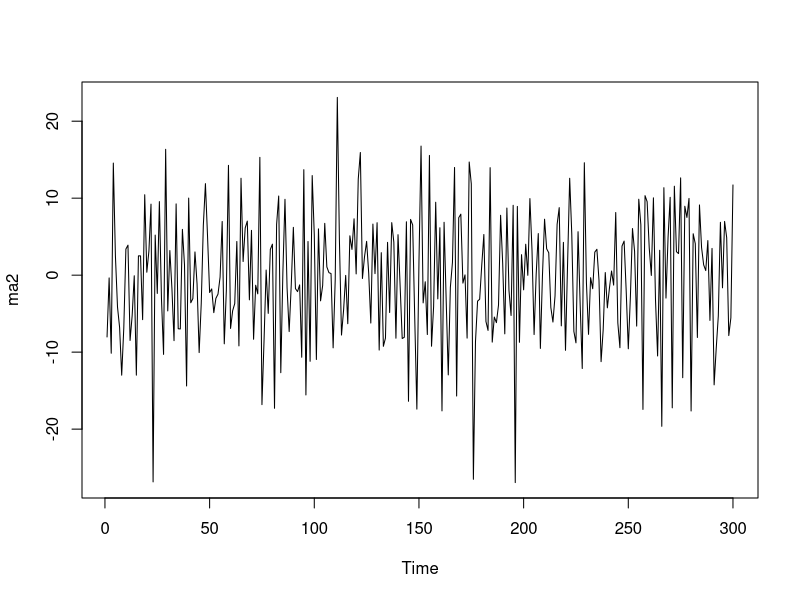
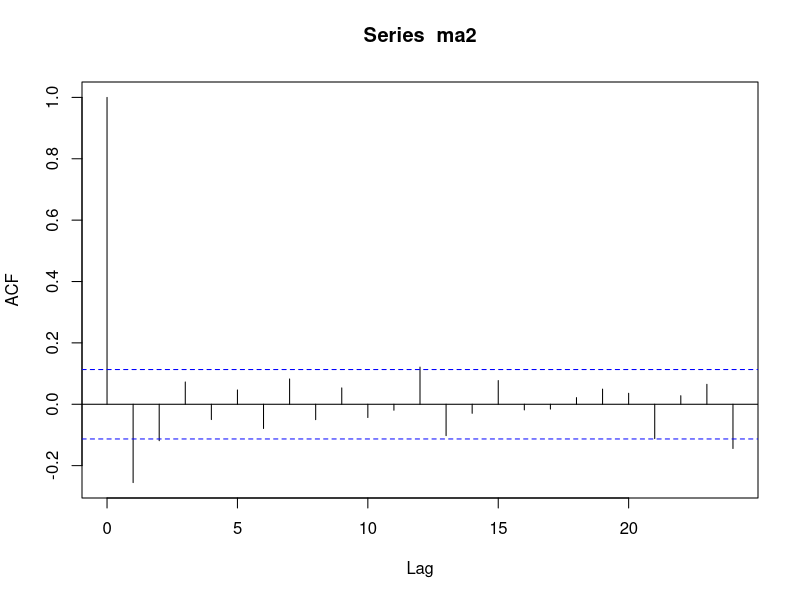
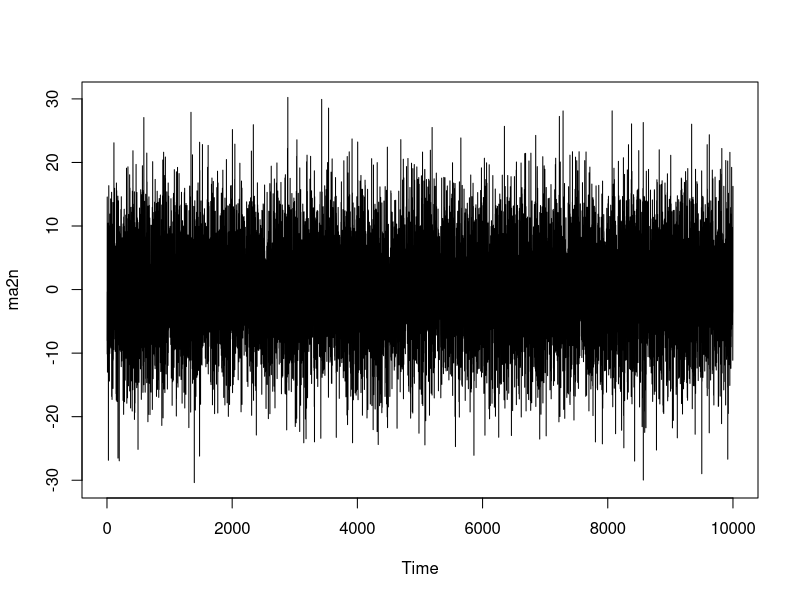
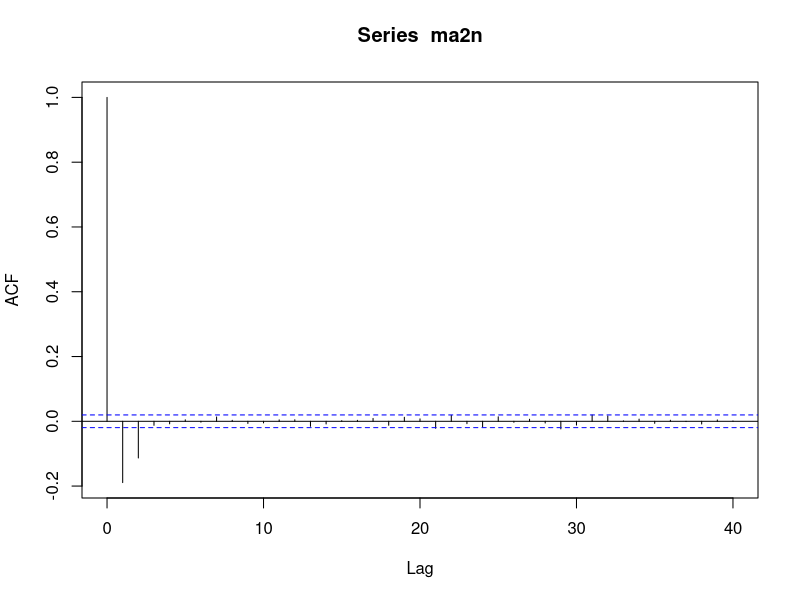

Source code (R) for these figures, in order:
## ---- chunk 1
knitr::opts_chunk$set(echo = TRUE)
## ---- chunk 2
polyroot(c(1, -4/3, 1/3))
## ---- chunk 3
polyroot(c(1, -5/2, 1))
## ---- chunk 4
polyroot(c(1, 2, -8))
## ---- chunk 5
set.seed(174)
ma2 <- arima.sim(model = list(ma = c(2, -8)), n = 300)
plot(ma2)
ma2 = acf(ma2)
ma2[2]
## ---- chunk 6
set.seed(174)
ma2n <- arima.sim(model = list(ma = c(2, -8)), n = 10000)
plot(ma2n)
ma2n = acf(ma2n)
ma2n[2]
